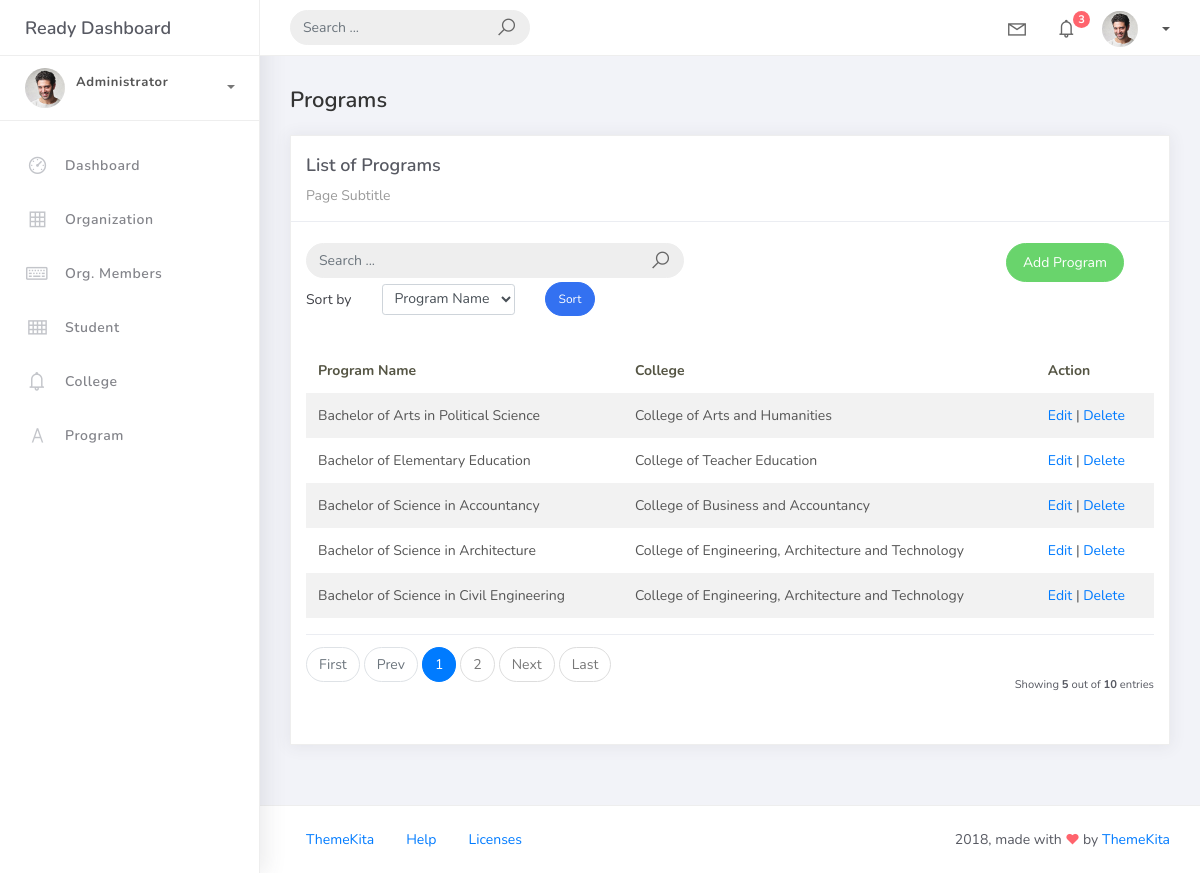
The page /program_list on the database its author committed.
### studentorg/models.py (models this page shows, shortened)
class BaseModel(models.Model):
	created_at = models.DateTimeField(auto_now_add=True, db_index=True)
	updated_at = models.DateTimeField(auto_now=True)
	class Meta:
		abstract = True

class Program(BaseModel):
	prog_name = models.CharField(max_length=150)
	college = models.ForeignKey(College, on_delete=models.CASCADE)

class College(BaseModel):
	college_name = models.CharField(max_length=150)

### studentorg/views.py (the view)
# urls.py: path('program_list', ProgramList.as_view(), name='program-list'),
class ProgramList(ListView):
     model = Program
     context_object_name = 'program'
     template_name = 'program_list.html'
     paginate_by = 5
     def get_queryset(self):
         qs = super().get_queryset()
         query = self.request.GET.get('q')
         sort_by = self.request.GET.get('sort_by', 'prog_name')
         if query:
             qs = qs.filter(
                 Q(prog_name__icontains=query) |
                 Q(college__college_name__icontains=query)
             )
         return qs.order_by(sort_by)

### templates/program_list.html (shortened to what this page needs)
{% extends 'base.html' %}
{% load static %}
{% block content %}
<div class="content">
    <div class="container-fluid">
        <h4 class="page-title">Programs</h4>
        <div class="row">
            <div class="col-md-12">
                <div class="card">
                    <div class="card-header">
                        <div class="card-title">List of Programs</div>
                        <div class="card-category">Page Subtitle</div>
                    </div>
                    <br />
                    <div class="col-md-12 row">
                        <div class="col-md-6">
                            <form class="navbar-left navbar-form nav-search mr-md-3" action="">
                                <div class="input-group">
                                    <input type="text" placeholder="Search ..." class="form-control" name="q" value="{{ request.GET.q }}" />
                                    <div class="input-group-append">
                                        <span class="input-group-text">
                                            <i class="la la-search search-icon"></i>
                                        </span>
                                    </div>
                                </div>
                            </form>
                        </div>
                        <div class="col-md-6">
                            <div class="pull-right">
                                <a href="{% url 'program-add' %}" class="btn btn-success btn-rounded">
                                    Add Program
                                </a>
                            </div>
                        </div>
                    </div>
                    <div class="col-md-12">
                        <form method="get" class="row g-2 align-items-center">
                            <div class="col-auto">
                                <label for="smallSelect" class="col-form-label">Sort by</label>
                            </div>
                            <div class="col-auto">
                            <select class="form-control form-control-sm" id="smallSelect" name="sort_by">
                                <option value="prog_name" {% if request.GET.sort_by == "prog_name" %}selected{% endif %}>Program Name</option>
                                </select>
                                </div>
                                <div class="col-auto">
                                <button type="submit" class="btn btn-primary btn-sm btn-rounded">Sort</button>
                                </div>
                            </form>
                        </div>
                    <div class="card-body">
                        <table class="table table-striped mt-3">
                            <thead>
                                <tr>
                                    <th scope="col">Program Name</th>
                                    <th scope="col">College</th>
                                    <th scope="col">Action</th>
                                </tr>
                            </thead>
                            <tbody>
                                {% for object in object_list %}
                                <tr>
                                    <td>{{ object.prog_name }}</td>
                                    <td>{{ object.college.college_name }}</td>
                                    <td>
                                        <a href="{% url 'program-update' object.id %}">Edit</a> |
                                        <a href="{% url 'program-delete' object.id %}">Delete</a>
                                    </td>
                                </tr>
                                {% empty %}
                                <tr>
                                    <td colspan="3" style="text-align: center">
                                        <p class="text-sm font-weight-bold mb-0">No Records Found</p>
                                    </td>
                                </tr>
                                {% endfor %}
                            </tbody>
                        </table>
                        {% include 'includes/pagination.html' %}
                    </div>
                </div>
            </div>
        </div>
    </div>
</div>
{% endblock %}

### rows shown on the page
Program: prog_name "Bachelor of Arts in Political Science", college.college_name "College of Arts and Humanities"
Program: prog_name "Bachelor of Elementary Education", college.college_name "College of Teacher Education"
Program: prog_name "Bachelor of Science in Accountancy", college.college_name "College of Business and Accountancy"
Program: prog_name "Bachelor of Science in Architecture", college.college_name "College of Engineering, Architecture and Technology"
Program: prog_name "Bachelor of Science in Civil Engineering", college.college_name "College of Engineering, Architecture and Technology"

### other values the page prints
{{ page_num }} "1"
{{ page_num }} "2"
{{ object_list.count }} "5"
{{ paginator.count }} "10"
